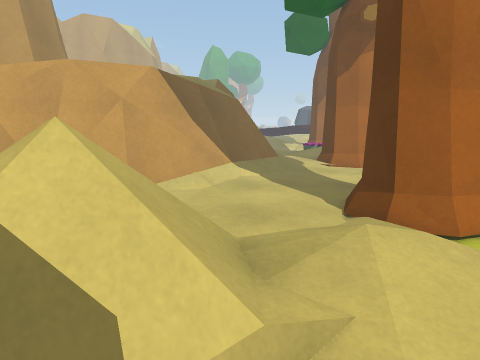
View 1 (above)

18 first-person views from a walk through a scene from a Unity 3-D project. The camera is 1.3 m above the floor, tilts 10° down and sees 70° across. The floor is counted in squares, 0.5 m on a side. Each view is taken from the middle of a square. On the plan, view 1 faces up. The plan holds only what a view shows up to about 20 squares ahead; the rest is blank. The place goes on beyond the plan. Some animated figures are left out.

View 2
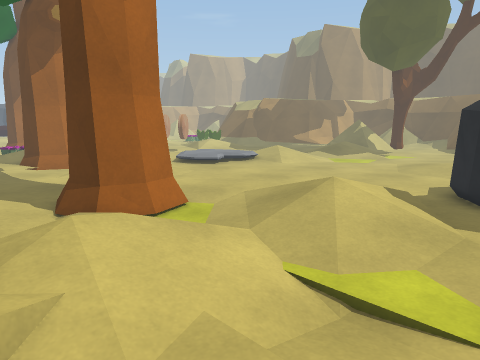

View 3
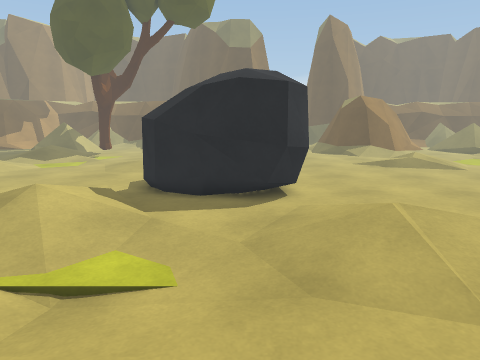

View 4
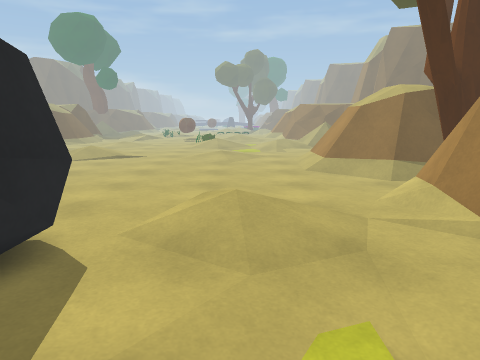

View 5
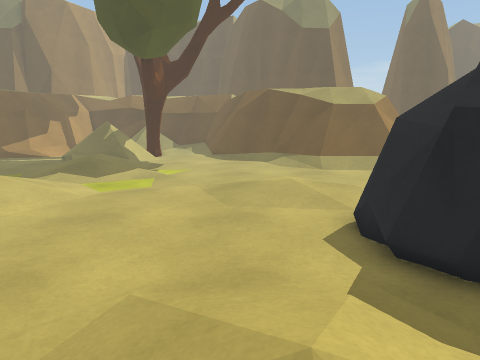

View 6
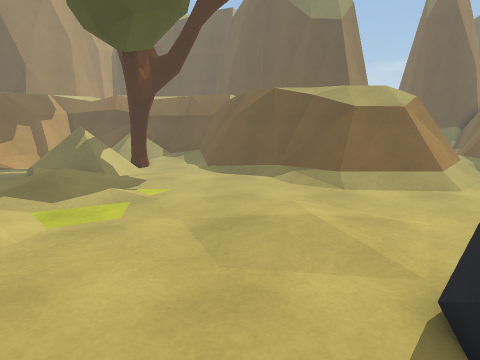

View 7
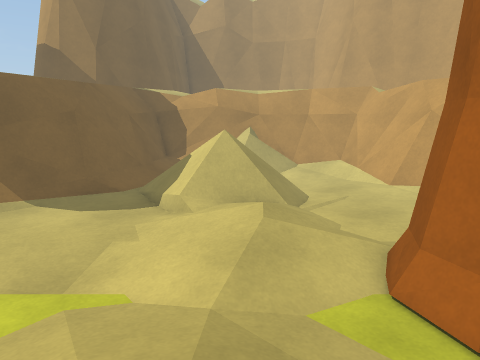

View 8
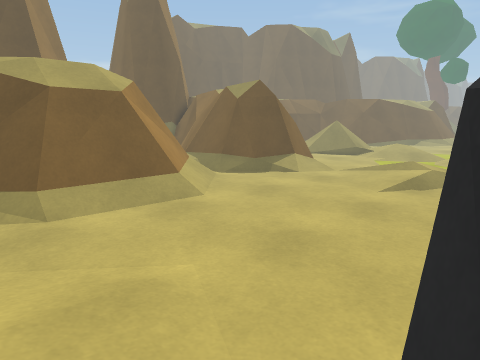

View 9
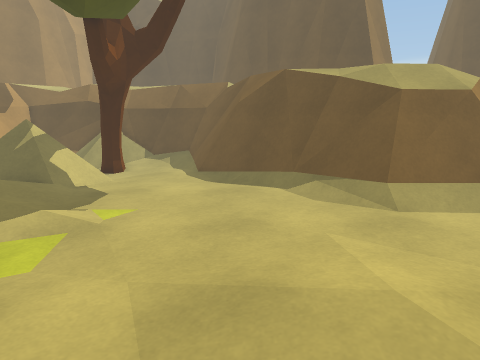

View 10
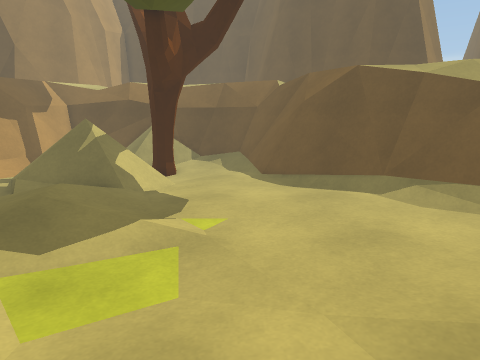

View 11
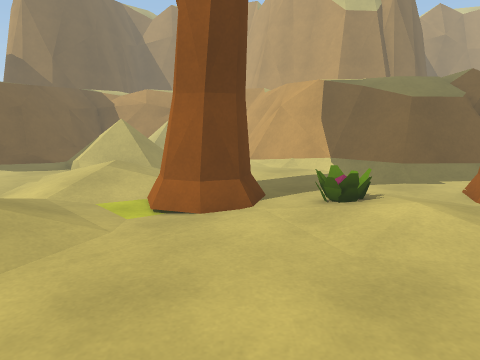

View 12
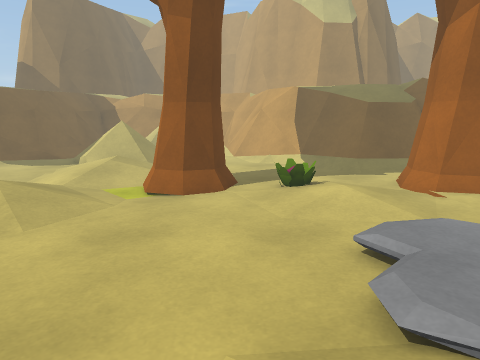

View 13
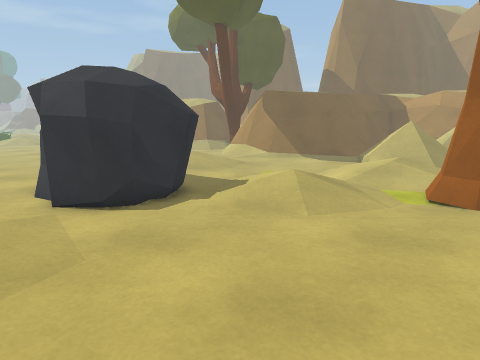

View 14
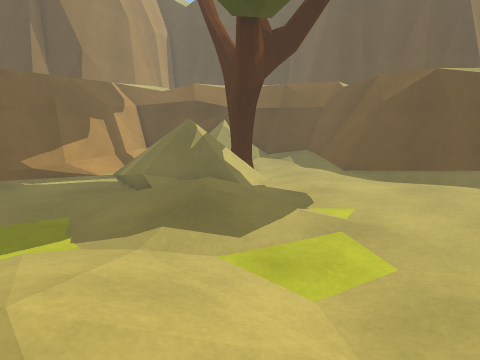

View 15
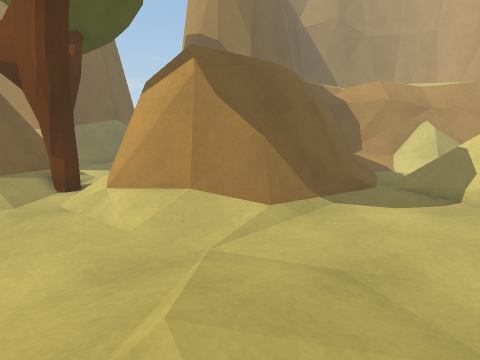

View 16
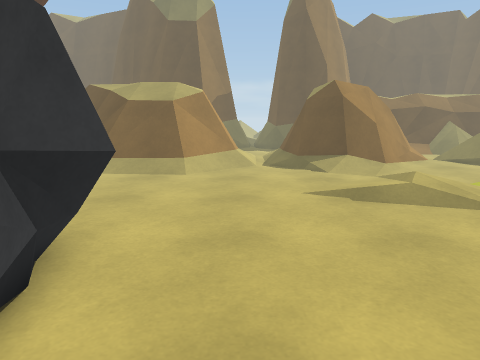

View 17
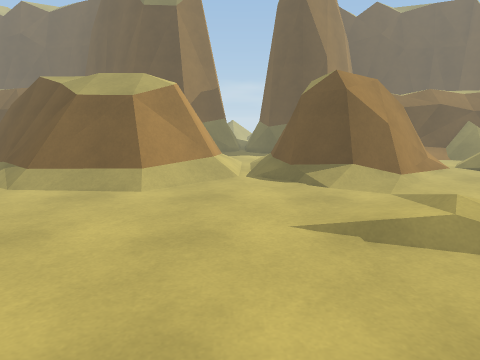

View 18
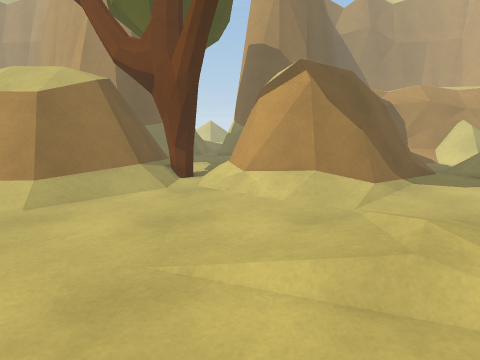

### Floor plan
Key: @ floor where view 1 was taken; # wall or solid block; . main floor; : floor 0.25 m higher than the main floor; - floor 0.25 m lower than the main floor; + floor 0.5 m higher than the main floor; / step, stairs or slope; = window, fence, low wall or low ledge; ^ raised ledge; T tree; R rock; P plant.
Columns run from 9 left of view 1 to 37 right of it. Each row starts with its distance up from view 1.
 19           ##/.TTTT...             ....../#==###
 18          #=#.........            ........./#===
 17        ##=#......:...          ........//
 16       ##^#......:::..         ........///
 15      ###=.......P::.../:    :::...///:///
 14     ###=.......PP:......//::+::..::/::///    //
 13  #####=....................:/:..//:+::///   TT/
 12 ###^==....................../....////////  TTT
 11 #^=##........ ## ................/....../..TT.
 10 #=//.........###T.............................=
  9 =/...........T#TT................../........//=
  8 =/.........../TT.........................../ =#
  7 ==.   ///.//:/...........................#===##
  6        ///::://...:/:.................../=#####
  5  //    ///::::/..:::/................../=###
  4 #//   ////://.../::::.......:::......./=###
  3 =/..  ////../....::///......:::....../=###
  2 =/../////....-....:..RRRRR..::....../#=##
  1 #////./...../-......RRRRRR........./#=##
  0 ##===//..@...-......RRRRRRR......../=##
 -1  ####==/............RRRRRRR......../=#
 -2    ####=/...........RRRRRR........./=#
 -3      ###=/..........RRR RR........./=#
 -4       ####.....::/..RRRRRR........./=##
 -5         ###...:::::..R.RR........../#=##
 -6         ##=....//:/................./#=##
 -7         ##=.....:/...................//
 -8       ###^#.....:/........................
 -9     ======............................////
-10      /////...........................#=====
-11   ....TT............................/=####
-12 ..../TTT//.................../:...../=##
-13 ... =TT##//..................///..../###
-14    =####^=//................/::   ...=##
-15     #####^=/................../   ../=###
-16         ##^#/.   ....             .../=###

Where each view was taken, in squares from view 1:
view 1: 0 up, 0 right, facing up
view 2: 1 down, 0 right, facing up-right
view 3: 2 down, 1 left, facing right
view 4: 4 up, 7 right, facing down
view 5: 5 up, 7 right, facing right
view 6: 5 up, 11 right, facing right
view 7: 5 up, 11 right, facing left
view 8: 3 up, 16 right, facing down-right
view 9: 5 up, 16 right, facing right
view 10: 8 up, 17 right, facing right
view 11: 11 up, 17 right, facing left
view 12: 12 up, 20 right, facing left
view 13: 12 up, 20 right, facing down-left
view 14: 12 up, 16 right, facing right
view 15: 5 down, 10 right, facing left
view 16: 7 down, 9 right, facing right
view 17: 8 down, 13 right, facing right
view 18: 9 down, 13 right, facing left
